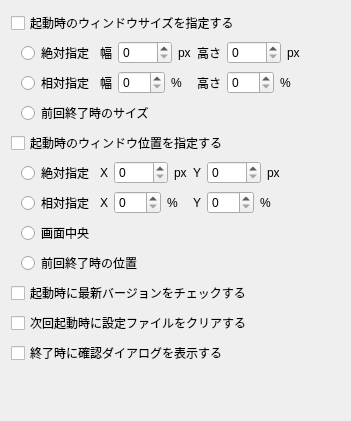
     <widget class="QWidget" name="tabBoot_Exit">
      <attribute name="title">
       <string>起動と終了</string>
      </attribute>
      <layout class="QVBoxLayout" name="verticalLayout_4">
       <property name="spacing">
        <number>-1</number>
       </property>
       <item>
        <layout class="QVBoxLayout" name="verticalLayout_3">
         <property name="spacing">
          <number>-1</number>
         </property>
         <item>
          <widget class="QCheckBox" name="bootSize">
           <property name="focusPolicy">
            <enum>Qt::StrongFocus</enum>
           </property>
           <property name="text">
            <string>起動時のウィンドウサイズを指定する</string>
           </property>
          </widget>
         </item>
         <item>
          <layout class="QHBoxLayout" name="horizontalLayout_9">
           <property name="spacing">
            <number>-1</number>
           </property>
           <item>
            <spacer name="horizontalSpacer">
             <property name="orientation">
              <enum>Qt::Horizontal</enum>
             </property>
             <property name="sizeType">
              <enum>QSizePolicy::Fixed</enum>
             </property>
             <property name="sizeHint" stdset="0">
              <size>
               <width>10</width>
               <height>20</height>
              </size>
             </property>
            </spacer>
           </item>
           <item>
            <layout class="QGridLayout" name="gridLayout_2">
             <property name="spacing">
              <number>-1</number>
             </property>
             <item row="0" column="0">
              <widget class="QRadioButton" name="sizeAbsolute">
               <property name="minimumSize">
                <size>
                 <width>0</width>
                 <height>24</height>
                </size>
               </property>
               <property name="focusPolicy">
                <enum>Qt::StrongFocus</enum>
               </property>
               <property name="text">
                <string>絶対指定</string>
               </property>
               <attribute name="buttonGroup">
                <string notr="true">sizeOptions</string>
               </attribute>
              </widget>
             </item>
             <item row="0" column="1">
              <layout class="QHBoxLayout" name="horizontalLayout">
               <item>
                <widget class="QLabel" name="label_3">
                 <property name="text">
                  <string>幅</string>
                 </property>
                </widget>
               </item>
               <item>
                <widget class="QSpinBox" name="absoluteWidth">
                 <property name="maximum">
                  <number>9999</number>
                 </property>
                </widget>
               </item>
               <item>
                <widget class="QLabel" name="label_2">
                 <property name="text">
                  <string>px</string>
                 </property>
                </widget>
               </item>
              </layout>
             </item>
             <item row="0" column="2">
              <layout class="QHBoxLayout" name="horizontalLayout_2">
               <item>
                <widget class="QLabel" name="label_4">
                 <property name="text">
                  <string>高さ</string>
                 </property>
                </widget>
               </item>
               <item>
                <widget class="QSpinBox" name="absoluteHeight">
                 <property name="maximum">
                  <number>9999</number>
                 </property>
                </widget>
               </item>
               <item>
                <widget class="QLabel" name="label">
                 <property name="text">
                  <string>px</string>
                 </property>
                </widget>
               </item>
              </layout>
             </item>
             <item row="1" column="0">
              <widget class="QRadioButton" name="sizeRelative">
               <property name="sizePolicy">
                <sizepolicy hsizetype="Minimum" vsizetype="Fixed">
                 <horstretch>0</horstretch>
                 <verstretch>0</verstretch>
                </sizepolicy>
               </property>
               <property name="minimumSize">
                <size>
                 <width>0</width>
                 <height>24</height>
                </size>
               </property>
               <property name="focusPolicy">
                <enum>Qt::StrongFocus</enum>
               </property>
               <property name="text">
                <string>相対指定</string>
               </property>
               <attribute name="buttonGroup">
                <string notr="true">sizeOptions</string>
               </attribute>
              </widget>
             </item>
             <item row="1" column="1">
              <layout class="QHBoxLayout" name="horizontalLayout_4">
               <item>
                <widget class="QLabel" name="label_5">
                 <property name="text">
                  <string>幅</string>
                 </property>
                </widget>
               </item>
               <item>
                <widget class="QSpinBox" name="relativeWidth">
                 <property name="maximum">
                  <number>100</number>
                 </property>
                </widget>
               </item>
               <item>
                <widget class="QLabel" name="label_6">
                 <property name="text">
                  <string>%</string>
                 </property>
                </widget>
               </item>
               <item>
                <spacer name="horizontalSpacer_7">
                 <property name="orientation">
                  <enum>Qt::Horizontal</enum>
                 </property>
                 <property name="sizeHint" stdset="0">
                  <size>
                   <width>0</width>
                   <height>20</height>
                  </size>
                 </property>
                </spacer>
               </item>
              </layout>
             </item>
             <item row="1" column="2">
              <layout class="QHBoxLayout" name="horizontalLayout_3">
               <item>
                <widget class="QLabel" name="label_7">
                 <property name="text">
                  <string>高さ</string>
                 </property>
                </widget>
               </item>
               <item>
                <widget class="QSpinBox" name="relativeHeight">
                 <property name="maximum">
                  <number>100</number>
                 </property>
                </widget>
               </item>
               <item>
                <widget class="QLabel" name="label_8">
                 <property name="text">
                  <string>%</string>
                 </property>
                </widget>
               </item>
               <item>
                <spacer name="horizontalSpacer_8">
                 <property name="orientation">
                  <enum>Qt::Horizontal</enum>
                 </property>
                 <property name="sizeHint" stdset="0">
                  <size>
                   <width>0</width>
                   <height>20</height>
                  </size>
                 </property>
                </spacer>
               </item>
              </layout>
             </item>
             <item row="2" column="0" colspan="2">
              <widget class="QRadioButton" name="sizeLast">
               <property name="minimumSize">
                <size>
                 <width>0</width>
                 <height>24</height>
                </size>
               </property>
               <property name="focusPolicy">
                <enum>Qt::StrongFocus</enum>
               </property>
               <property name="text">
                <string>前回終了時のサイズ</string>
               </property>
               <attribute name="buttonGroup">
                <string notr="true">sizeOptions</string>
               </attribute>
              </widget>
             </item>
            </layout>
           </item>
           <item>
            <spacer name="horizontalSpacer_2">
             <property name="orientation">
              <enum>Qt::Horizontal</enum>
             </property>
             <property name="sizeHint" stdset="0">
              <size>
               <width>40</width>
               <height>20</height>
              </size>
             </property>
            </spacer>
           </item>
          </layout>
         </item>
        </layout>
       </item>
       <item>
        <layout class="QVBoxLayout" name="verticalLayout">
         <item>
          <widget class="QCheckBox" name="bootPos">
           <property name="focusPolicy">
            <enum>Qt::StrongFocus</enum>
           </property>
           <property name="text">
            <string>起動時のウィンドウ位置を指定する</string>
           </property>
          </widget>
         </item>
         <item>
          <layout class="QHBoxLayout" name="horizontalLayout_10">
           <item>
            <spacer name="horizontalSpacer_3">
             <property name="orientation">
              <enum>Qt::Horizontal</enum>
             </property>
             <property name="sizeType">
              <enum>QSizePolicy::Fixed</enum>
             </property>
             <property name="sizeHint" stdset="0">
              <size>
               <width>10</width>
               <height>20</height>
              </size>
             </property>
            </spacer>
           </item>
           <item>
            <layout class="QGridLayout" name="gridLayout_3">
             <item row="0" column="0">
              <widget class="QRadioButton" name="posAbsolute">
               <property name="minimumSize">
                <size>
                 <width>0</width>
                 <height>24</height>
                </size>
               </property>
               <property name="focusPolicy">
                <enum>Qt::StrongFocus</enum>
               </property>
               <property name="text">
                <string>絶対指定</string>
               </property>
               <attribute name="buttonGroup">
                <string notr="true">posOptions</string>
               </attribute>
              </widget>
             </item>
             <item row="0" column="1">
              <layout class="QHBoxLayout" name="horizontalLayout_7">
               <item>
                <widget class="QLabel" name="label_13">
                 <property name="text">
                  <string>X</string>
                 </property>
                </widget>
               </item>
               <item>
                <widget class="QSpinBox" name="absoluteLeft">
                 <property name="maximum">
                  <number>9999</number>
                 </property>
                </widget>
               </item>
               <item>
                <widget class="QLabel" name="label_14">
                 <property name="text">
                  <string>px</string>
                 </property>
                </widget>
               </item>
              </layout>
             </item>
             <item row="0" column="2">
              <layout class="QHBoxLayout" name="horizontalLayout_5">
               <item>
                <widget class="QLabel" name="label_15">
                 <property name="text">
                  <string>Y</string>
                 </property>
                </widget>
               </item>
               <item>
                <widget class="QSpinBox" name="absoluteTop">
                 <property name="maximum">
                  <number>9999</number>
                 </property>
                </widget>
               </item>
               <item>
                <widget class="QLabel" name="label_16">
                 <property name="text">
                  <string>px</string>
                 </property>
                </widget>
               </item>
              </layout>
             </item>
             <item row="1" column="0">
              <widget class="QRadioButton" name="posRelative">
               <property name="minimumSize">
                <size>
                 <width>0</width>
                 <height>24</height>
                </size>
               </property>
               <property name="focusPolicy">
                <enum>Qt::StrongFocus</enum>
               </property>
               <property name="text">
                <string>相対指定</string>
               </property>
               <attribute name="buttonGroup">
                <string notr="true">posOptions</string>
               </attribute>
              </widget>
             </item>
             <item row="1" column="1">
              <layout class="QHBoxLayout" name="horizontalLayout_8">
               <item>
                <widget class="QLabel" name="label_9">
                 <property name="text">
                  <string>X</string>
                 </property>
                </widget>
               </item>
               <item>
                <widget class="QSpinBox" name="relativeLeft">
                 <property name="maximum">
                  <number>100</number>
                 </property>
                </widget>
               </item>
               <item>
                <widget class="QLabel" name="label_10">
                 <property name="text">
                  <string>%</string>
                 </property>
                </widget>
               </item>
               <item>
                <spacer name="horizontalSpacer_5">
                 <property name="orientation">
                  <enum>Qt::Horizontal</enum>
                 </property>
                 <property name="sizeHint" stdset="0">
                  <size>
                   <width>0</width>
                   <height>20</height>
                  </size>
                 </property>
                </spacer>
               </item>
              </layout>
             </item>
             <item row="1" column="2">
              <layout class="QHBoxLayout" name="horizontalLayout_6">
               <item>
                <widget class="QLabel" name="label_11">
                 <property name="text">
                  <string>Y</string>
                 </property>
                </widget>
               </item>
               <item>
                <widget class="QSpinBox" name="relativeTop">
                 <property name="maximum">
                  <number>100</number>
                 </property>
                </widget>
               </item>
               <item>
                <widget class="QLabel" name="label_12">
                 <property name="text">
                  <string>%</string>
                 </property>
                </widget>
               </item>
               <item>
                <spacer name="horizontalSpacer_6">
                 <property name="orientation">
                  <enum>Qt::Horizontal</enum>
                 </property>
                 <property name="sizeHint" stdset="0">
                  <size>
                   <width>0</width>
                   <height>20</height>
                  </size>
                 </property>
                </spacer>
               </item>
              </layout>
             </item>
             <item row="2" column="0">
              <widget class="QRadioButton" name="posCenter">
               <property name="minimumSize">
                <size>
                 <width>0</width>
                 <height>24</height>
                </size>
               </property>
               <property name="focusPolicy">
                <enum>Qt::StrongFocus</enum>
               </property>
               <property name="text">
                <string>画面中央</string>
               </property>
               <attribute name="buttonGroup">
                <string notr="true">posOptions</string>
               </attribute>
              </widget>
             </item>
             <item row="3" column="0" colspan="2">
              <widget class="QRadioButton" name="posLast">
               <property name="minimumSize">
                <size>
                 <width>0</width>
                 <height>24</height>
                </size>
               </property>
               <property name="focusPolicy">
                <enum>Qt::StrongFocus</enum>
               </property>
               <property name="text">
                <string>前回終了時の位置</string>
               </property>
               <attribute name="buttonGroup">
                <string notr="true">posOptions</string>
               </attribute>
              </widget>
             </item>
            </layout>
           </item>
           <item>
            <spacer name="horizontalSpacer_4">
             <property name="orientation">
              <enum>Qt::Horizontal</enum>
             </property>
             <property name="sizeHint" stdset="0">
              <size>
               <width>40</width>
               <height>20</height>
              </size>
             </property>
            </spacer>
           </item>
          </layout>
         </item>
        </layout>
       </item>
       <item>
        <widget class="QCheckBox" name="checkUpdates">
         <property name="focusPolicy">
          <enum>Qt::StrongFocus</enum>
         </property>
         <property name="text">
          <string>起動時に最新バージョンをチェックする</string>
         </property>
        </widget>
       </item>
       <item>
        <widget class="QCheckBox" name="resetOnBoot">
         <property name="focusPolicy">
          <enum>Qt::StrongFocus</enum>
         </property>
         <property name="text">
          <string>次回起動時に設定ファイルをクリアする</string>
         </property>
        </widget>
       </item>
       <item>
        <widget class="QCheckBox" name="confirmExit">
         <property name="focusPolicy">
          <enum>Qt::StrongFocus</enum>
         </property>
         <property name="text">
          <string>終了時に確認ダイアログを表示する</string>
         </property>
        </widget>
       </item>
       <item>
        <spacer name="verticalSpacer">
         <property name="orientation">
          <enum>Qt::Vertical</enum>
         </property>
         <property name="sizeHint" stdset="0">
          <size>
           <width>20</width>
           <height>45</height>
          </size>
         </property>
        </spacer>
       </item>
      </layout>
     </widget>
